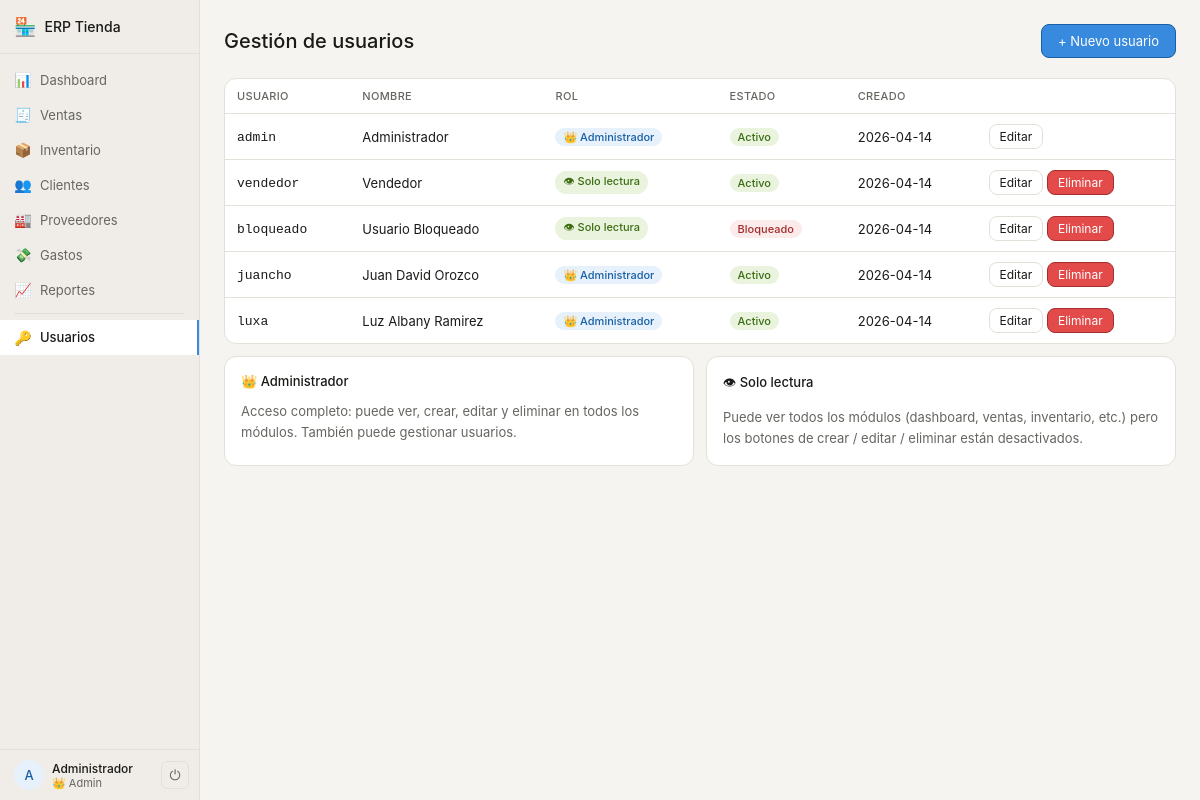
/usuarios (signed in), run on the app's committed database.
### tables this page shows
CREATE TABLE usuarios (
    id         INTEGER PRIMARY KEY AUTOINCREMENT,
    username   TEXT NOT NULL UNIQUE,
    nombre     TEXT NOT NULL,
    password   TEXT NOT NULL,
    rol        TEXT NOT NULL DEFAULT 'viewer',
    activo     INTEGER NOT NULL DEFAULT 1,
    creado_en  TEXT DEFAULT (date('now'))
);

### app.py (the view)
@app.route("/usuarios")
@admin_required
def usuarios():
    db = get_db()
    users = db.execute("SELECT id, username, nombre, rol, activo, creado_en FROM usuarios ORDER BY id").fetchall()
    return render_template("usuarios.html", users=users)

### app.py (called while the page is built)
@app.context_processor
def inject_user():
    return dict(
        current_user={
            "id":     session.get("user_id"),
            "nombre": session.get("user_nombre", ""),
            "rol":    session.get("user_rol", ""),
        },
        can_edit=can_edit()
    )

### auth.py (called while the page is built)
def admin_required(f):
    @wraps(f)
    def decorated(*args, **kwargs):
        if "user_id" not in session:
            return redirect(url_for("login"))
        if session.get("user_rol") != "admin":
            abort(403)
        return f(*args, **kwargs)
    return decorated

def can_edit():
    return session.get("user_rol") == "admin"

### database.py (called while the page is built)
def get_db():
    conn = sqlite3.connect(DB_PATH)
    conn.row_factory = sqlite3.Row
    conn.execute("PRAGMA foreign_keys = ON")
    return conn

### templates/usuarios.html (shortened to what this page needs)
{% extends "base.html" %}
{% block content %}
<div class="page-header">
  <h1 class="page-title">Gestión de usuarios</h1>
  <button class="btn btn-primary" onclick="abrirNuevo()">+ Nuevo usuario</button>
</div>
<div class="card p0">
  <table>
    <thead>
      <tr><th>Usuario</th><th>Nombre</th><th>Rol</th><th>Estado</th><th>Creado</th><th></th></tr>
    </thead>
    <tbody>
    {% for u in users %}
    <tr>
      <td><code style="font-size:13px">{{ u.username }}</code></td>
      <td>{{ u.nombre }}</td>
      <td>
        {% if u.rol == 'admin' %}
          <span class="badge badge-blue">👑 Administrador</span>
        {% else %}
          <span class="badge badge-green">👁 Solo lectura</span>
        {% endif %}
      </td>
      <td>
        {% if u.activo %}
          <span class="badge badge-green">Activo</span>
        {% else %}
          <span class="badge badge-red">Bloqueado</span>
        {% endif %}
      </td>
      <td>{{ u.creado_en or '—' }}</td>
      <td>
        <button class="btn btn-sm" onclick="editarUsuario({{ u.id }},'{{ u.username }}','{{ u.nombre }}','{{ u.rol }}',{{ u.activo }})">Editar</button>
        {% if u.id != current_user.id %}
        <button class="btn btn-sm btn-danger" onclick="eliminarUsuario({{ u.id }}, '{{ u.nombre }}')">Eliminar</button>
        {% endif %}
      </td>
    </tr>
    {% endfor %}
    </tbody>
  </table>
</div>
<div class="two-col" style="margin-top:12px">
  <div class="card">
    <div class="card-title">👑 Administrador</div>
    <p style="font-size:13px;color:var(--color-text-muted,#666);line-height:1.6">
      Acceso completo: puede ver, crear, editar y eliminar en todos los módulos.
      También puede gestionar usuarios.
    </p>
  </div>
  <div class="card">
    <div class="card-title">👁 Solo lectura</div>
    <p style="font-size:13px;color:var(--color-text-muted,#666);line-height:1.6">
      Puede ver todos los módulos (dashboard, ventas, inventario, etc.)
      pero los botones de crear / editar / eliminar están desactivados.
    </p>
  </div>
</div>
{% endblock %}

### templates/base.html (shortened to what this page needs)
<!DOCTYPE html>
<html lang="es">
<head>
  <link rel="stylesheet" href="{{ url_for('static', filename='css/style.css') }}">
</head>
<body>
<div class="app">
  <aside class="sidebar">
    <div class="sidebar-brand">
      <span class="brand-icon">🏪</span>
      <span class="brand-name">ERP Tienda</span>
    </div>
    <nav>
      <a href="{{ url_for('dashboard') }}"   class="nav-item {% if request.endpoint=='dashboard'   %}active{% endif %}"><span class="ni">📊</span> Dashboard</a>
      <a href="{{ url_for('ventas') }}"      class="nav-item {% if request.endpoint=='ventas'      %}active{% endif %}"><span class="ni">🧾</span> Ventas</a>
      <a href="{{ url_for('inventario') }}"  class="nav-item {% if request.endpoint=='inventario'  %}active{% endif %}"><span class="ni">📦</span> Inventario</a>
      <a href="{{ url_for('clientes') }}"    class="nav-item {% if request.endpoint=='clientes'    %}active{% endif %}"><span class="ni">👥</span> Clientes</a>
      <a href="{{ url_for('proveedores') }}" class="nav-item {% if request.endpoint=='proveedores' %}active{% endif %}"><span class="ni">🏭</span> Proveedores</a>
      <a href="{{ url_for('gastos') }}"      class="nav-item {% if request.endpoint=='gastos'      %}active{% endif %}"><span class="ni">💸</span> Gastos</a>
      <a href="{{ url_for('reportes') }}"    class="nav-item {% if request.endpoint=='reportes'    %}active{% endif %}"><span class="ni">📈</span> Reportes</a>
      {% if current_user.rol == 'admin' %}
      <a href="{{ url_for('usuarios') }}"    class="nav-item {% if request.endpoint=='usuarios'    %}active{% endif %}"><span class="ni">🔑</span> Usuarios</a>
      {% endif %}
    </nav>
    <div class="sidebar-footer">
      <div class="user-info">
        <div class="user-avatar">{{ current_user.nombre[0] | upper }}</div>
        <div class="user-details">
          <div class="user-name">{{ current_user.nombre }}</div>
          <div class="user-role">
            {% if current_user.rol == 'admin' %}👑 Admin{% else %}👁 Lectura{% endif %}
          </div>
        </div>
      </div>
      <a href="{{ url_for('logout') }}" class="btn-logout" title="Cerrar sesión">⏻</a>
    </div>
  </aside>
  <main class="main">
    <div class="page-wrap">
      {% block content %}{% endblock %}
    </div>
  </main>
</div>
</body>
</html>

### static/css/style.css (style rules this page uses)
*, *::before, *::after { box-sizing: border-box; margin: 0; padding: 0; }
:root { --sidebar-w: 200px; --color-primary: #378ADD; --color-primary-dark: #185FA5; --color-danger: #E24B4A; --color-success: #1D9E75; --color-amber: #BA7517; --color-border: #e2e0d8; --color-bg: #f5f4f0; --color-bg-secondary: #eeece6; --color-sidebar: #f0ede8; --color-text: #1a1a18; --color-text-muted: #666560; --color-white: #ffffff; --color-card: #ffffff; --radius-md: 8px; --radius-lg: 12px; }
body { font-family: -apple-system, BlinkMacSystemFont, 'Segoe UI', sans-serif; font-size: 14px; color: var(--color-text); background: var(--color-bg); }
.app { display: flex; min-height: 100vh; }
.sidebar { width: var(--sidebar-w); background: var(--color-sidebar); border-right: 0.5px solid var(--color-border); display: flex; flex-direction: column; position: fixed; top: 0; left: 0; bottom: 0; z-index: 10; }
.sidebar-brand { display: flex; align-items: center; gap: 8px; padding: 16px 14px; font-weight: 500; font-size: 14px; border-bottom: 0.5px solid var(--color-border); }
.brand-icon { font-size: 18px; }
nav { padding: 8px 0; }
.nav-item { display: flex; align-items: center; gap: 8px; padding: 9px 14px; color: var(--color-text-muted); text-decoration: none; font-size: 13px; transition: background 0.12s, color 0.12s; }
.nav-item.active { background: var(--color-white); color: var(--color-text); font-weight: 500; border-right: 2px solid var(--color-primary); }
.ni { width: 18px; text-align: center; font-size: 14px; }
.main { margin-left: var(--sidebar-w); flex: 1; }
.page-wrap { padding: 24px; max-width: 1200px; }
.page-header { display: flex; align-items: center; justify-content: space-between; margin-bottom: 20px; }
.page-title { font-size: 20px; font-weight: 500; }
.card { background: var(--color-card); border: 0.5px solid var(--color-border); border-radius: var(--radius-lg); padding: 16px; margin-bottom: 12px; }
.card.p0 { padding: 0; overflow: hidden; }
.card-title { font-size: 13px; font-weight: 500; margin-bottom: 12px; }
.two-col { display: grid; grid-template-columns: 1fr 1fr; gap: 12px; }
table { width: 100%; border-collapse: collapse; font-size: 13px; }
th { text-align: left; padding: 10px 12px; font-weight: 500; font-size: 11px; color: var(--color-text-muted); border-bottom: 0.5px solid var(--color-border); text-transform: uppercase; letter-spacing: 0.03em; }
td { padding: 10px 12px; border-bottom: 0.5px solid var(--color-border); }
tr:last-child td { border-bottom: none; }
.badge { display: inline-block; padding: 2px 8px; border-radius: 99px; font-size: 11px; font-weight: 500; }
.badge-green { background: #EAF3DE; color: #3B6D11; }
.badge-red { background: #FCEBEB; color: #A32D2D; }
.badge-blue { background: #E6F1FB; color: #185FA5; }
.btn { padding: 8px 16px; border-radius: var(--radius-md); border: 0.5px solid var(--color-border); background: var(--color-white); color: var(--color-text); font-size: 13px; cursor: pointer; transition: background 0.12s; font-family: inherit; }
.btn-primary { background: var(--color-primary); color: #fff; border-color: var(--color-primary-dark); }
.btn-danger { background: var(--color-danger); color: #fff; border-color: #A32D2D; }
.btn-sm { padding: 4px 10px; font-size: 12px; }
.sidebar-footer { margin-top: auto; border-top: 0.5px solid var(--color-border); padding: 10px 10px 10px 14px; display: flex; align-items: center; gap: 8px; }
.user-info { display: flex; align-items: center; gap: 8px; flex: 1; min-width: 0; }
.user-avatar { width: 30px; height: 30px; border-radius: 50%; background: #E6F1FB; color: #185FA5; display: flex; align-items: center; justify-content: center; font-size: 13px; font-weight: 500; flex-shrink: 0; }
.user-name { font-size: 12px; font-weight: 500; white-space: nowrap; overflow: hidden; text-overflow: ellipsis; }
.user-role { font-size: 11px; color: var(--color-text-muted); }
.btn-logout { flex-shrink: 0; width: 28px; height: 28px; display: flex; align-items: center; justify-content: center; border-radius: 6px; border: 0.5px solid var(--color-border); background: transparent; font-size: 14px; cursor: pointer; text-decoration: none; color: var(--color-text-muted); transition: background 0.12s, color 0.12s; }

### data on the page
usuarios: nombre "Administrador", username "admin", rol "👑 Administrador", activo "Activo", creado_en "2026-04-14"
usuarios: username "vendedor", nombre "Vendedor", rol "👁 Solo lectura", activo "Activo", creado_en "2026-04-14"
usuarios: username "bloqueado", nombre "Usuario Bloqueado", rol "👁 Solo lectura", activo "Bloqueado", creado_en "2026-04-14"
usuarios: username "juancho", nombre "Juan David Orozco", rol "👑 Administrador", activo "Activo", creado_en "2026-04-14"
usuarios: username "luxa", nombre "Luz Albany Ramirez", rol "👑 Administrador", activo "Activo", creado_en "2026-04-14"

### other printed values
{{ current_user.nombre[0] | upper }} "A"
